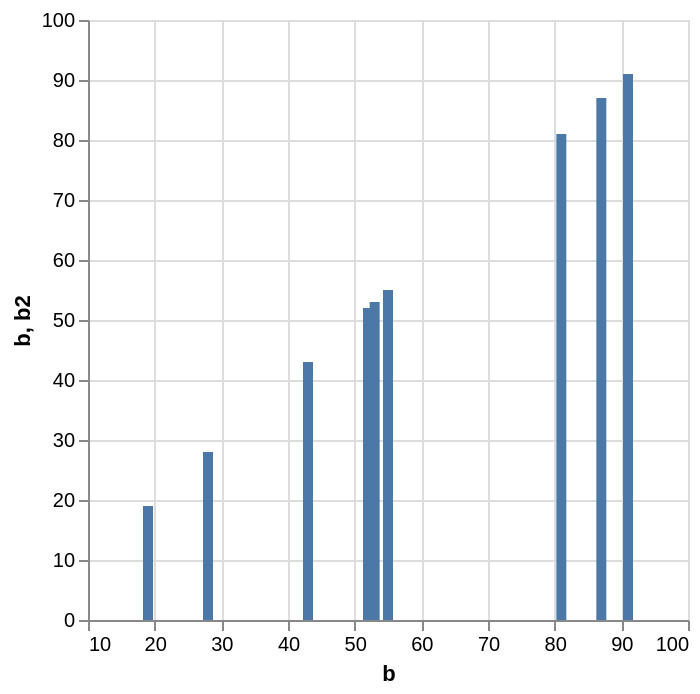

Describe this chart as a Vega-Lite specification.
### Vega-Lite specification from a JSON file in a GitHub repository (floating-point values rounded to 4 significant figures)
{"$schema": "https://vega.github.io/schema/vega-lite/v5.json", "data": {"values": [{"b": 28, "b2": 0}, {"b": 55, "b2": 0}, {"b": 43, "b2": 0}, {"b": 91, "b2": 0}, {"b": 81, "b2": 0}, {"b": 53, "b2": 0}, {"b": 19, "b2": 0}, {"b": 87, "b2": 0}, {"b": 52, "b2": 0}]}, "mark": {"type": "bar"}, "encoding": {"x": {"field": "b", "type": "quantitative"}, "y": {"field": "b", "type": "quantitative"}, "y2": {"field": "b2"}}}
